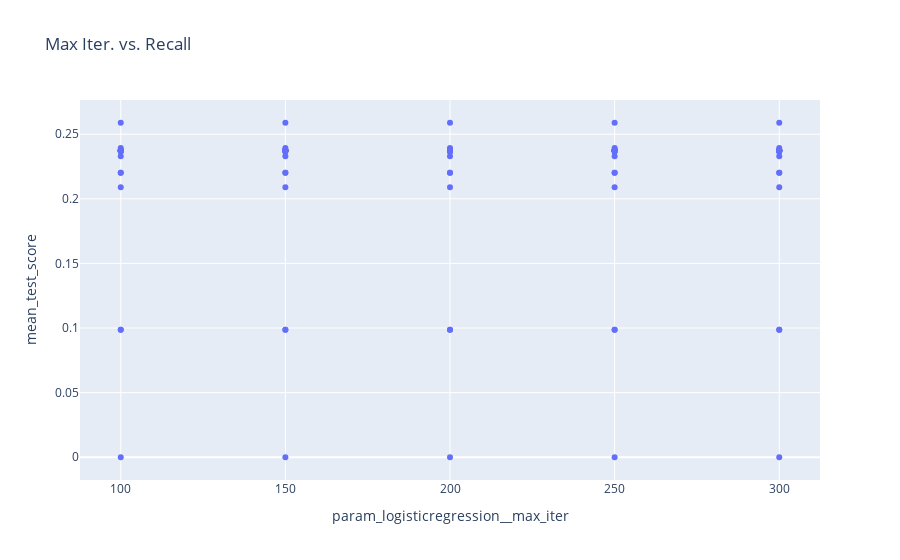

Notebook code cell kept with this figure:
### Code cell
px.scatter(
    df_regression_search_cv,
    x="param_logisticregression__max_iter",
    y="mean_test_score",
    title="Max Iter. vs. Recall",
)
